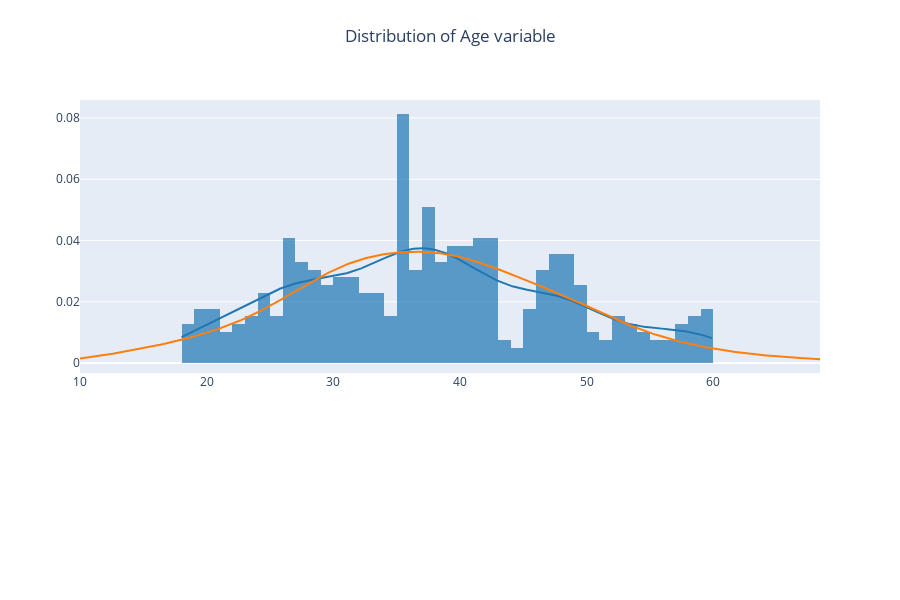

Source (notebook cell):
### Markdown cell above
From the plot above it can be said that the women have a Estimated Salary higher when compared to men.

### Code cell
# Select Age feature
data = df['Age']

# Create two variables to store mean and standard deviation of the Age variable
m = data.mean()
s = data.std()

# Calculate the Gaussian distribution based on the mean and standard deviation
gaussian_data = np.random.normal(m, s, 400)


# Create figure
fig = ff.create_distplot(
    [data, gaussian_data], # Add Age and the Gaussian distribution
    group_labels=["plot", "gaussian"], # Add the labels
    curve_type="kde") # Curve type kde

# Include Histogram, Line and Gaussian Distribution
fig.data = [fig.data[0], fig.data[2], fig.data[3]]

# Update layout object to set legend as false
# Use update_layout in order to define few configuration such as figure height and width, title, etc
fig.update_layout(
    height=600, # Figure height
    width=900, # Figure width
    title={
        'text': 'Distribution of Age variable', # Subplot main title
        'y':0.95, # Set main title y-axis position
        'x':0.5, # Set main title x-axis position
        'xanchor': 'center', # xachor position
        'yanchor': 'top'}, # yachpr
    showlegend=False) # legend false

# Display 
fig.show()

### Figure 1 — Plotly figure (JSON) as saved in the notebook; plotly's stock layout.template omitted (floating-point values rounded to 4 significant figures; data arrays with more than 128 entries replaced by an {"elided": "..."} marker saying what was removed)
{"data": [{"autobinx": false, "histnorm": "probability density", "legendgroup": "plot", "marker": {"color": "rgb(31, 119, 180)"}, "name": "plot", "opacity": 0.7, "type": "histogram", "x": {"elided": "400 int values"}, "xaxis": "x", "xbins": {"end": 60, "size": 1, "start": 18}, "yaxis": "y"}, {"legendgroup": "plot", "marker": {"color": "rgb(31, 119, 180)"}, "mode": "lines", "name": "plot", "showlegend": false, "type": "scatter", "x": {"elided": "500 float values"}, "xaxis": "x", "y": {"elided": "500 float values"}, "yaxis": "y"}, {"legendgroup": "gaussian", "marker": {"color": "rgb(255, 127, 14)"}, "mode": "lines", "name": "gaussian", "showlegend": false, "type": "scatter", "x": {"elided": "500 float values"}, "xaxis": "x", "y": {"elided": "500 float values"}, "yaxis": "y"}], "layout": {"barmode": "overlay", "height": 600, "hovermode": "closest", "legend": {"traceorder": "reversed"}, "showlegend": false, "title": {"text": "Distribution of Age variable", "x": 0.5, "xanchor": "center", "y": 0.95, "yanchor": "top"}, "width": 900, "xaxis": {"anchor": "y2", "domain": [0, 1], "zeroline": false}, "yaxis": {"anchor": "free", "domain": [0.35, 1], "position": 0}, "yaxis2": {"anchor": "x", "domain": [0, 0.25], "dtick": 1, "showticklabels": false}}}
